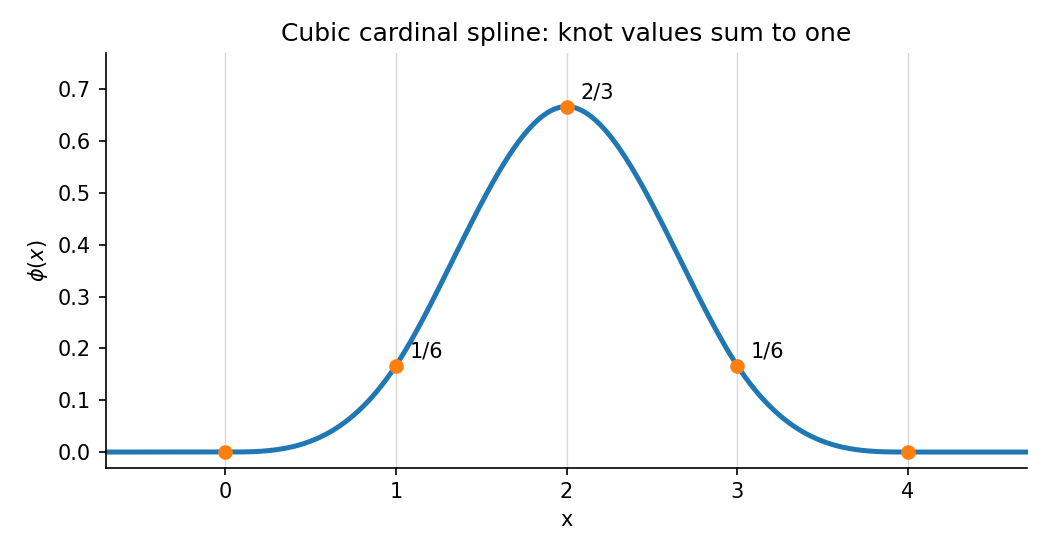

Generate this figure with Python:
"""Python 3.14; NumPy and Matplotlib in ../pyproject.toml. Output in CWD."""
import numpy as np
import matplotlib
matplotlib.use("Agg")
import matplotlib.pyplot as plt
x=np.linspace(-.7,4.7,1200)
v=sum(c*np.maximum(x-j,0)**3 for j,c in enumerate([1,-4,6,-4,1]))/6
v[(x<0)|(x>4)]=0
fig,ax=plt.subplots(figsize=(7,3.7),facecolor="white")
ax.plot(x,v,lw=2.4)
ax.scatter([0,1,2,3,4],[0,1/6,2/3,1/6,0],color="C1",zorder=4)
for j,value in [(1,"1/6"),(2,"2/3"),(3,"1/6")]:ax.text(j+.08,[0,1/6,2/3,1/6][j]+.015,value)
for j in range(5):ax.axvline(j,color=".85",lw=.7,zorder=0)
ax.set(xlabel="x",ylabel=r"$\phi(x)$",title="Cubic cardinal spline: knot values sum to one",xlim=(-.7,4.7),ylim=(-.03,.77),xticks=range(5))
ax.spines[["top","right"]].set_visible(False)
fig.tight_layout();fig.savefig("2009-cardinal-cubic.png",dpi=150,facecolor="white")
